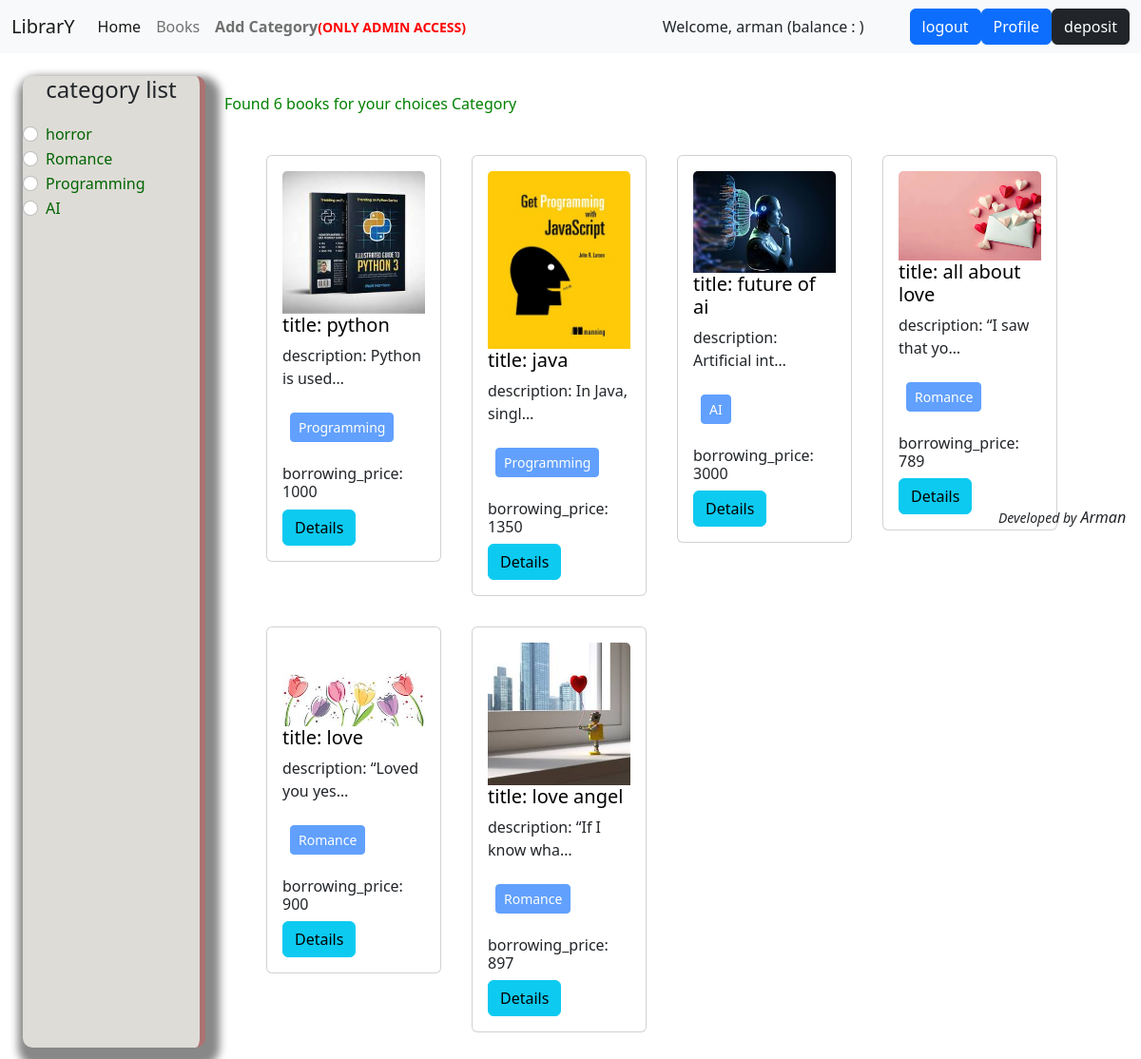
The page /books/Books/ (signed in) on the database its author committed.
### books/models.py (models this page shows, shortened)
class Category(models.Model):
    name=models.CharField(max_length=100)
    slug=models.SlugField(max_length=100,unique=True,null=True,blank=True)

class Books(models.Model):
    title=models.CharField(max_length=50)
    content=models.TextField()
    category=models.ManyToManyField(Category)
    image=models.ImageField(upload_to='upload/',blank=True,null=True)
    borrowing_price=models.IntegerField()

### books/views.py (the view)
# urls.py: path('Books/',views.book,name='books'),
def book(request,category_slug=None):
    data= Books.objects.all()
    if category_slug is not None:
        category=get_object_or_404(Category,slug=category_slug)
        data=Books.objects.filter(category=category)
    categories=Category.objects.all()
    return render(request,'Bookpage.html',{'data':data,'category':categories})

### books/templates/Bookpage.html (shortened to what this page needs)
{% extends "base.html" %}
{% block content %}
<div class="d-flex flex-wrap p-4">
  <div class="col-2"
    style="background-color:rgb(222, 220, 215); border-radius: 10px; border-right: 6px solid rgb(173, 114, 114); box-shadow: 5px 10px 8px 10px #888888;">
    <h4 style="text-align: center;margin-bottom: 20px;">category list</h4>
    {% for cat in category %}
    <div class="form-check">
      <input class="form-check-input" type="radio" name="category" id="{{cat.id}}">
      <label class="form-check-label" for="{{cat.id}}">
        <a href="{% url 'category_wise_book' cat.slug %}"
          style="text-decoration: none; margin-bottom: 100px; color:darkgreen;">{{cat.name}}</a>
      </label>
    </div>
    {% endfor %}
  </div>
  <div class="col-10">
    <h6 style="padding: 20px; color: green;">Found {{ data | length }} books for your choices Category</h6>
    <div class="d-flex flex-wrap  px-5 ">
      {% for post in data %}
      <div class="col-sm-3 p-3">
        <div  class="card">
          <div  class="card-body">
            <img style="width: 100%" src="{{post.image.url}}" class="card-img-top" alt="image">
            <h5 class="card-title"><a
                style="text-decoration: none ;color: black;">title: {{post.title}}</a></h5>
            <p class="card-text">description: {{post.content | truncatechars:15}}</p>
            <p> {% for cat in post.category.all %}
              <button class="btn btn-primary btn-sm m-2" disabled> {{cat.name}}</button>
              {% endfor %}
            </p>
            <h6>borrowing_price: {{post.borrowing_price}}</h6>
            <a class="btn btn-info" type="button" href="{% url 'details' post.id %}">Details</a>
          </div>
        </div>
      </div>
      {% endfor %}
    </div>
  </div>
</div>
{% endblock content %}

### templates/base.html (shortened to what this page needs)
<!doctype html>
<html lang="en">
<head>
  <link href="https://cdn.jsdelivr.net/npm/bootstrap@5.2.3/dist/css/bootstrap.min.css" rel="stylesheet"
>
</head>
<body>
  <nav class="navbar navbar-expand-lg bg-light">
    <div class="container-fluid">
      <a class="navbar-brand" href="#">LibrarY</a>
      <div class="collapse navbar-collapse" id="navbarSupportedContent">
        <ul class="navbar-nav me-auto mb-2 mb-lg-0">
          <li class="nav-item">
            <a class="nav-link active" aria-current="page" href="{% url 'homepage' %}">Home</a>
          </li>
          {% if request.user.is_authenticated %}
          <li class="nav-item">
            <a class="nav-link" href="{% url 'books' %}">Books</a>
          </li>
          <li class="nav-item">
            <a class="nav-link" href="{% url 'category_add' %}"> <strong>Add Category<SMAll style="color:red;">(ONLY ADMIN ACCESS)</SMAll></strong> </a>
          </li>
          {% endif %}
        </ul>
        {% if request.user.is_authenticated %}
        <div class="text-blue-900 my-auto font-black px-5">Welcome, {{ request.user.first_name }} (balance :
          {{request.user.account.balance}}) </div>
        <a class="btn btn-primary" href="{% url 'logout' %}">logout</a>
        <a class="btn btn-primary" href="{% url 'borrow_book_lists' %}">Profile</a>
        <a class="btn btn-dark" href="{% url 'deposit' %}">deposit</a>
        {% else %}
        <a class="btn btn-primary" href="{% url 'accountANDregister' %}">Register</a>
        <a class="btn btn-primary" href="{% url 'login' %}">Login</a>
        {% endif %}
      </div>
    </div>
  </nav>
  {% block content %}
  {% endblock content %}
  <h6 style="margin-left: 80%; font-style: italic;  position: absolute; left: 90px;top: 535px;"><small>Developed by</small> Arman</h6>
</body>

### rows shown on the page
Category: name "horror"
Category: name "Romance"
Category: name "Programming"
Category: name "AI"
Books: image (picture), title "python", content "Python is used…", borrowing_price "1000"
Books: image (picture), title "java", content "In Java, singl…", borrowing_price "1350"
Books: image (picture), title "future of ai", content "Artificial int…", borrowing_price "3000"
Books: image (picture), title "all about love", content "“I saw that yo…", borrowing_price "789"
Books: image (picture), title "love", content "“Loved you yes…", borrowing_price "900"
Books: image (picture), title "love angel", content "“If I know wha…", borrowing_price "897"

### other values the page prints
{{ request.user.first_name }} "arman"
{{ data | length }} "6"
